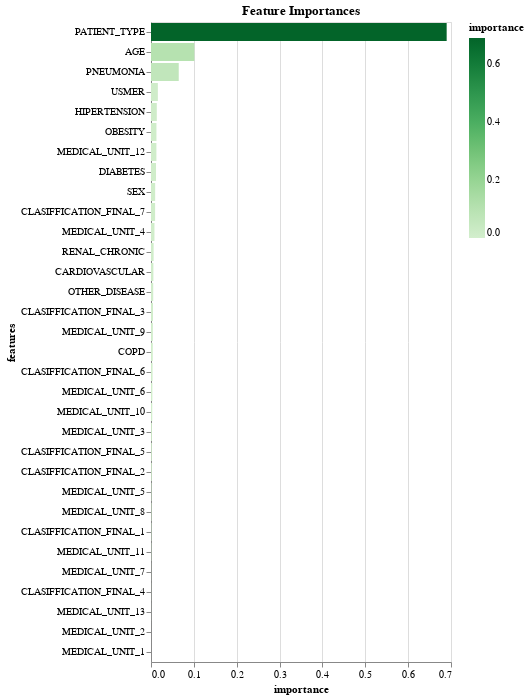

The code cell stored with this chart in its notebook:
### Code cell
data = {'features': X.columns.values.tolist(), 'importance': clf.feature_importances_}

importance_df = pd.DataFrame(data)

importance_df
chart = alt.Chart(importance_df).mark_bar().encode(
    x='importance:Q',
    y=alt.Y('features:N', sort='-x'),
    color=alt.Color('importance:Q', scale=alt.Scale(scheme='greens')),
    tooltip=['features', 'importance'],
).properties(
    title='Feature Importances'
)

chart

### Figure 1 — Vega-Lite specification as saved in the notebook (floating-point values rounded to 4 significant figures)
{"config": {"view": {"continuousWidth": 300, "continuousHeight": 300}}, "data": {"name": "data-0248c95e48be8a65c4ca4b169b691567"}, "mark": {"type": "bar"}, "encoding": {"color": {"field": "importance", "scale": {"scheme": "greens"}, "type": "quantitative"}, "tooltip": [{"field": "features", "type": "nominal"}, {"field": "importance", "type": "quantitative"}], "x": {"field": "importance", "type": "quantitative"}, "y": {"field": "features", "sort": "-x", "type": "nominal"}}, "title": "Feature Importances", "$schema": "https://vega.github.io/schema/vega-lite/v5.8.0.json", "datasets": {"data-0248c95e48be8a65c4ca4b169b691567": [{"features": "USMER", "importance": 0.01599}, {"features": "SEX", "importance": 0.009755}, {"features": "PATIENT_TYPE", "importance": 0.6899}, {"features": "PNEUMONIA", "importance": 0.06472}, {"features": "AGE", "importance": 0.1012}, {"features": "DIABETES", "importance": 0.01175}, {"features": "COPD", "importance": 0.004144}, {"features": "HIPERTENSION", "importance": 0.0135}, {"features": "OTHER_DISEASE", "importance": 0.005177}, {"features": "CARDIOVASCULAR", "importance": 0.005585}, {"features": "OBESITY", "importance": 0.01269}, {"features": "RENAL_CHRONIC", "importance": 0.006126}, {"features": "MEDICAL_UNIT_1", "importance": 0.0}, {"features": "MEDICAL_UNIT_2", "importance": 1.407e-05}, {"features": "MEDICAL_UNIT_3", "importance": 0.00207}, {"features": "MEDICAL_UNIT_4", "importance": 0.008056}, {"features": "MEDICAL_UNIT_5", "importance": 0.001115}, {"features": "MEDICAL_UNIT_6", "importance": 0.00321}, {"features": "MEDICAL_UNIT_7", "importance": 0.0002541}, {"features": "MEDICAL_UNIT_8", "importance": 0.00111}, {"features": "MEDICAL_UNIT_9", "importance": 0.004353}, {"features": "MEDICAL_UNIT_10", "importance": 0.002938}, {"features": "MEDICAL_UNIT_11", "importance": 0.0007218}, {"features": "MEDICAL_UNIT_12", "importance": 0.0126}, {"features": "MEDICAL_UNIT_13", "importance": 0.0001647}, {"features": "CLASIFFICATION_FINAL_1", "importance": 0.0009504}, {"features": "CLASIFFICATION_FINAL_2", "importance": 0.001786}, {"features": "CLASIFFICATION_FINAL_3", "importance": 0.004738}, {"features": "CLASIFFICATION_FINAL_4", "importance": 0.0002399}, {"features": "CLASIFFICATION_FINAL_5", "importance": 0.001877}, {"features": "CLASIFFICATION_FINAL_6", "importance": 0.003676}, {"features": "CLASIFFICATION_FINAL_7", "importance": 0.009601}]}}
